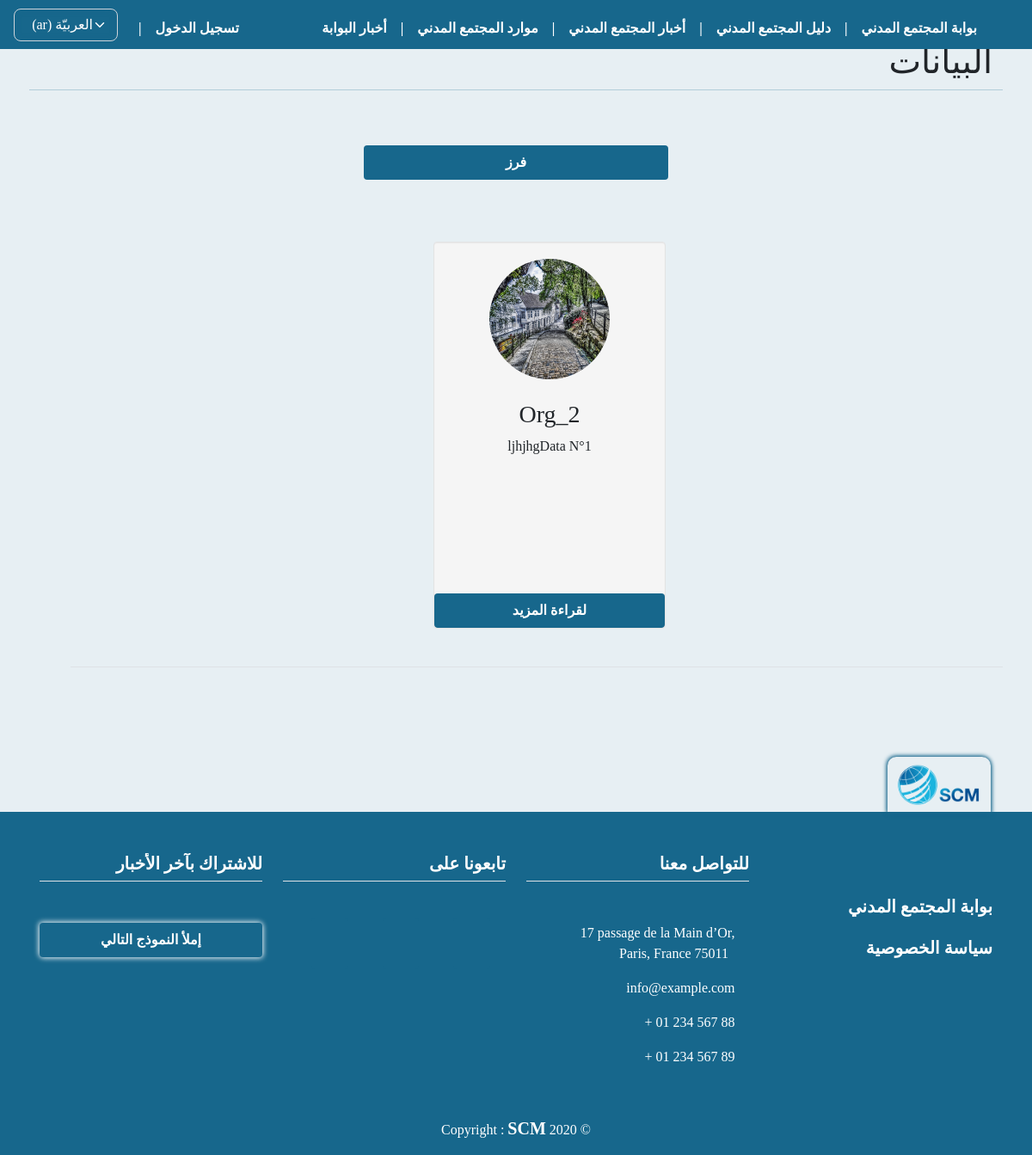
/data/, run on an earlier commit of the app's database.
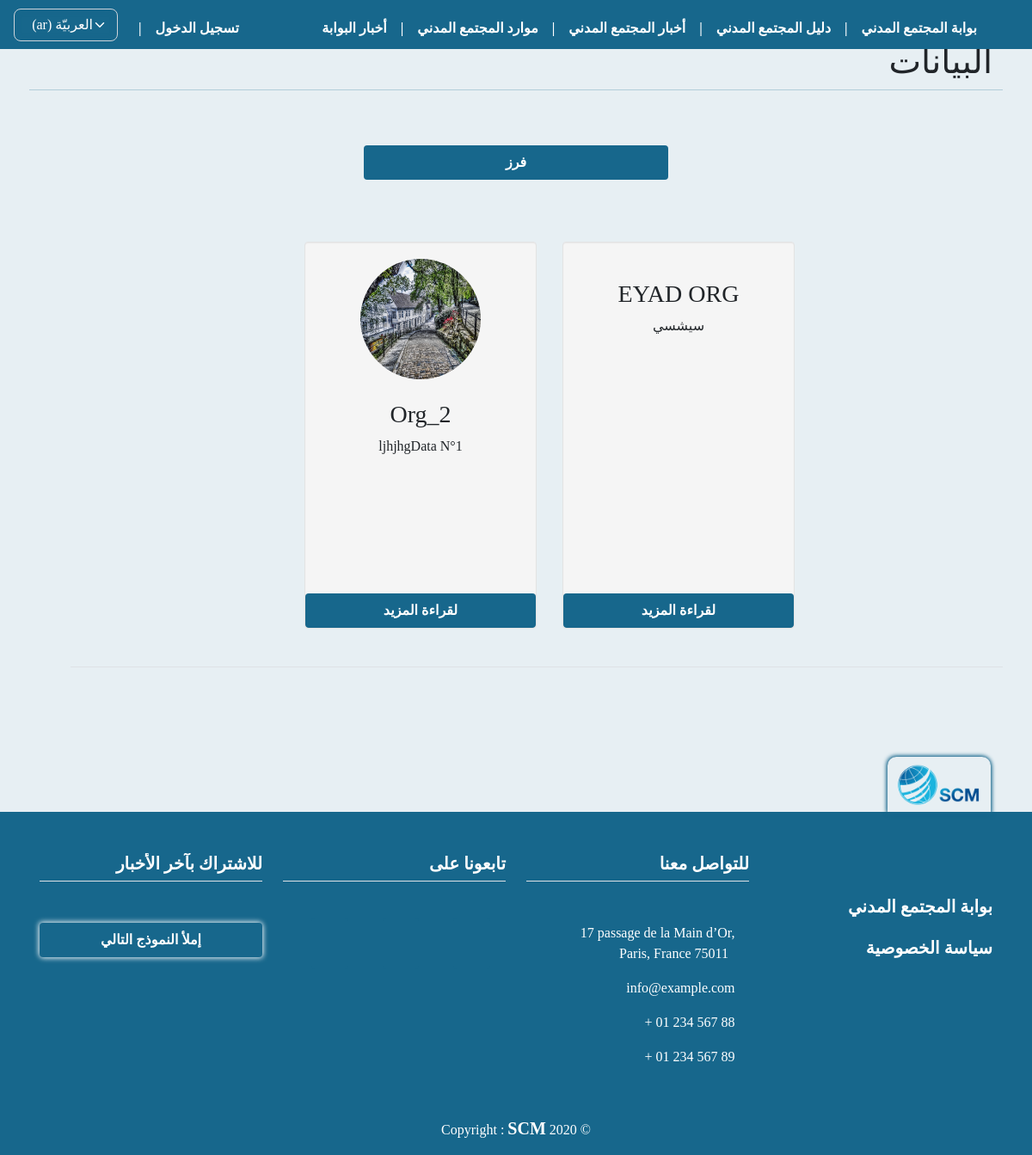
And on a later commit of the database.
### orgs/models.py (models this page shows, shortened)
class OrgData(models.Model):
    user = models.ForeignKey(
        User, on_delete=models.CASCADE)
    org_name = models.ForeignKey(
        OrgProfile, on_delete=models.CASCADE, null=False, blank=True)
    title = models.CharField(max_length=255, null=False,
                             verbose_name=_('عنوان البيان'))
    media = models.FileField(upload_to="rapport_files",
                             verbose_name=_('صورة او ملف البيان'))
    publish = models.BooleanField(default=False)
    created_at = models.DateTimeField(auto_now_add=True)
    published_at = models.DateTimeField(blank=True, null=True, default=None)
    updated_at = models.DateTimeField(blank=True, null=True, default=None)

class OrgProfile(models.Model):
    user = models.ForeignKey(
        User, on_delete=models.CASCADE, null=True, blank=True, verbose_name=_("اسم المستخدم"))
    name = models.CharField(max_length=255, null=False,
                            verbose_name=_("اسم المنظمة"))
    name_en_ku = models.CharField(max_length=255, null=True, blank=True,
                                  verbose_name=_("اسم المنظمة باللغة الانكليزية أو الكردية"))
    short_cut = models.CharField(
        max_length=255, null=True, blank=True, verbose_name=_("الاسم المختصر"))
    org_type = models.CharField(
        max_length=150, null=False, choices=MyChoices.type_CHOICES, verbose_name=_("نوع المنظمة"))
    position_work = CountryField(
        max_length=255, null=False, verbose_name=_("مكان العمل"))
    city_work = models.ForeignKey(
        City, on_delete=models.SET_NULL, null=True, blank=True, verbose_name=_("المحافظة"))
    logo = models.ImageField(upload_to="org_logos",
                             null=False, default='org_logos/default_logo.jpg', verbose_name=_("شعار المنظمة"))
    message = models.TextField(
        max_length=2000, null=False, verbose_name=_("الرؤية و الرسالة"))
    name_managing_director = models.CharField(
        max_length=255, null=True, blank=True, verbose_name=_("اسم رئيس مجلس اﻹدارة"))
    name_ceo = models.CharField(
        max_length=255, null=True, blank=True, verbose_name=_('اسم المدير التنفيذي'))
    site_web = models.URLField(
        max_length=255, null=True, blank=True, verbose_name=_('الموقع الالكتروني'))
    facebook = models.URLField(
        max_length=255, null=True, blank=True, verbose_name=_('صفحة فيسبوك'))
    twitter = models.URLField(
        max_length=255, null=True, blank=True, verbose_name=_('صفحة تويتر'))
    email = models.EmailField(max_length=255, null=True,
                              blank=True, verbose_name=_('البريد الاكتروني'))
    phone = models.CharField(max_length=100, null=True,
                             blank=True, verbose_name=_('رقم الهاتف'))
    name_person_contact = models.CharField(
        max_length=255, null=True, blank=True, verbose_name=_('اسم الشخص المسؤول عن التواصل'))
    email_person_contact = models.EmailField(
        max_length=255, null=True, blank=True, verbose_name=_('البريد الاكتروني للشخص المسؤول عن التواصل'))
    org_adress = models.CharField(
        max_length=255, null=False, verbose_name=_('عنوان المقر الرئيسي'))
    work_domain = models.CharField(
        max_length=255, choices=MyChoices.domain_CHOICES, null=False, verbose_name=_('مجال العمل'))
    target_cat = models.CharField(
        max_length=255, null=False, choices=MyChoices.target_CHOICES, verbose_name=_('الفئات المستهدفة'))
    date_of_establishment = models.CharField(
        max_length=150, null=True, blank=True, verbose_name=_('تاريخ سنة التأسيس'))
    is_org_registered = models.CharField(
        max_length=100, null=False, choices=MyChoices.bool_CHOICES, verbose_name=_('هل المنظمة مسجلة ؟'))
    org_registered_country = CountryField(
        max_length=255, null=True, blank=True, verbose_name=_("بلد التسجيل"))
    org_members_count = models.PositiveIntegerField(
        validators=[MinValueValidator(1)], null=True, blank=True, verbose_name=_('عدد اﻷعضاء'))
    org_members_womans_count = models.PositiveIntegerField(
        validators=[MinValueValidator(1)], null=True, blank=True, verbose_name=_('عدد النساء من اﻷعضاء'))
    w_polic_regulations = models.CharField(
        max_length=200, null=False, choices=MyChoices.polic_CHOICES, verbose_name=_('السياسات واللوائح المكتوبة'))
    org_member_with = models.CharField(max_length=100, null=True, blank=True, choices=MyChoices.bool_CHOICES, verbose_name=_(
        'ھل المؤسسة عضو في اي شبكة او تحالف او جسم تنسیقي؟'))
    coalition_name = models.CharField(
        max_length=255, null=True, blank=True, verbose_name=_('اسم الشبكة / التحالف'))
    publish = models.BooleanField(default=False)
    created_at = models.DateTimeField(auto_now_add=True)
    published_at = models.DateTimeField(blank=True, null=True, default=None)
    updated_at = models.DateTimeField(blank=True, null=True, default=None)
    def __str__(self):
        if self.user:
            return self.name

### orgs/views.py (the view)
# urls.py: path('data/', views.data, name="data"),
def data(request):
    datas = OrgData.objects.filter(publish=True).order_by('-created_at')
    myFilter = OrgsDataFilter(request.GET, queryset=datas)
    datas = myFilter.qs
    paginator = Paginator(datas, 12)
    page = request.GET.get('page')
    try:
        datas = paginator.get_page(page)
    except(EmptyPage, InvalidPage):
        datas = paginator.page(paginator.num_pages)
    context = {
        'datas': datas,
        'myFilter': myFilter,
    }
    return render(request, 'orgs/data/data.html', context)

### templates/orgs/data/data.html (shortened to what this page needs)
{% extends 'base.html' %}
{% load static i18n crispy_forms_tags%}
{% block content %}
<div class="row pt-4 mt-4 mb-4">
    <h1>{% trans 'البيانات' %}</h1>
    <hr>
    <div class="">
        <div class="row mt-4">
            <div class="col-lg-4 col-md-12 col-sm-12 col-xs-12">
            </div>
            {% if datas %}
            <div class="col-lg-4 col-md-12 col-sm-12 col-xs-12">
                <a class="btn btn-block mt-4" data-toggle="collapse" href="#collapseFiltre" aria-expanded="false"
                    aria-controls="collapseFiltre">{% trans 'فرز' %}</a>
            </div>
            {% endif %}
            <div class="col-lg-4 col-md-12 col-sm-12 col-xs-12">
            </div>
            <div class="row mt-4 pt-4">
                <div class="row justify-content-center pt-4 pb-4 mb-4">
                    {% if datas %}
                    {% for data in datas %}
                    <div class="span3 well">
                        <center>
                            {% if '.pdf' in data.media.url %}
                            {% else  %}
                            <a href="{% url 'data_detail' data.id %}">
                                <img src="{{ data.media.url }}" name="{{ data.title }}" title="{{ data.title }}"
                                    alt="{{ data.title }}" width="140" height="140" class="img-circle"></a>
                            {% endif  %}
                            <h3 class="mt-4">{{ data.org_name }}</h3>
                            <p>{{ data.title }}</p>
                            <p>
                                <a href="{% url 'data_detail' data.id %}" class="btn btn-block">
                                    {% trans 'لقراءة المزيد' %} </a>
                            </p>
                        </center>
                    </div>
                    {% endfor %}
                    <div class="pagination row border-top mt-4 pt-4" dir="ltr">
                    </div>
                    {% else %}
                    <h3> {% trans " لا يوجد حالياً بيانات منشورة للمنظمات" %} </h3>
                    {% endif %}
                </div>
            </div>
        </div>
</div>
{% endblock %}

What changed in the data, as far as the page shows it:
added OrgData: org_name "EYAD ORG", title "سيشسي"
